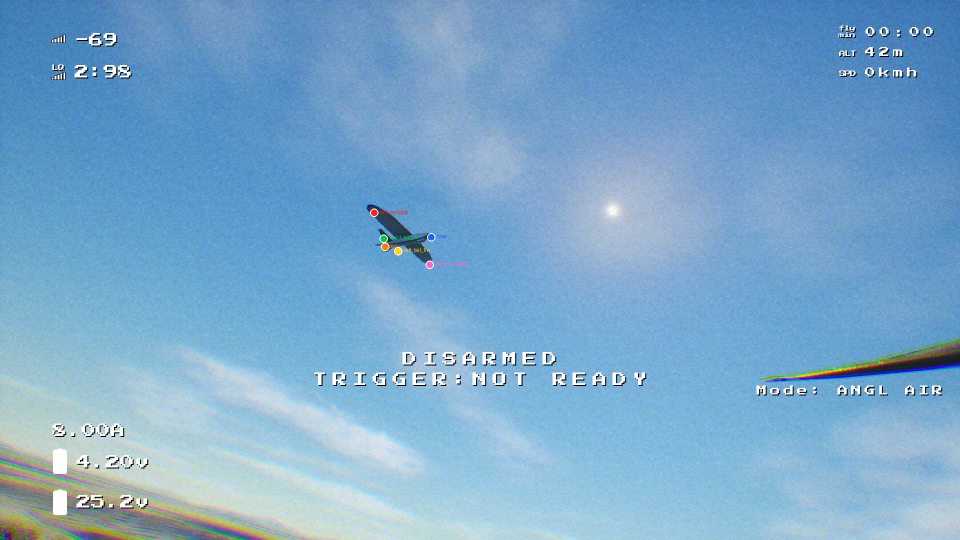
#> input picture talon_dataset/SON_CEKILEN_ONIZLEME.png, 1920 x 1080 px, given in place of media__1780606020349.png, which was not available (shown at 1/2 size)
$ python plot_grid.py
#> lines starting #> are read from the running program, lines starting #| are printed output that depends on the picture; after the words box and inside, x2 and y2 are one past the last pixel; in counts of white or black regions, pixels touching at a corner belong together; pictures that were not available may be replaced by others from this repository, and a replacement may not be noted
import cv2
import numpy as np

user_img_path = r"C:\Users\Zeylo\.gemini\antigravity\brain\36eff956-7e9e-4245-954f-3ac1eb798a93\media__1780606020349.png"
img = cv2.imread(user_img_path)
#> img is the input picture: shape (1080, 1920, 3); mean B, G, R 204.2, 168.3, 122.3
h, w, c = img.shape
#> h = 1080; w = 1920; c = 3
print(f"Loaded image size: {w}x{h}")
#| Loaded image size: 1920x1080

# We care about the tail region: x around 450 to 650, y around 200 to 500
crop = img[200:500, 450:650].copy()
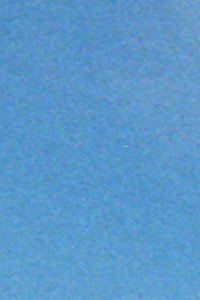
#> crop: shape (300, 200, 3); mean B, G, R 202.8, 151.9, 90.3
hc, wc, cc = crop.shape
#> hc = 300; wc = 200; cc = 3

# Draw a grid of 10 pixels
for x in range(0, wc, 10):
    cv2.line(crop, (x, 0), (x, hc), (180, 180, 180), 1)
    if x % 50 == 0:
        cv2.putText(crop, str(450 + x), (x, 15), cv2.FONT_HERSHEY_SIMPLEX, 0.3, (0, 0, 255), 1)
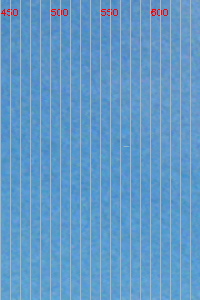
#> crop: shape (300, 200, 3); 10.31% of pixels changed, all inside (x1, y1, x2, y2) = (0, 0, 191, 300)

for y in range(0, hc, 10):
    cv2.line(crop, (0, y), (wc, y), (180, 180, 180), 1)
    if y % 50 == 0:
        cv2.putText(crop, str(200 + y), (5, y + 10), cv2.FONT_HERSHEY_SIMPLEX, 0.3, (0, 0, 255), 1)
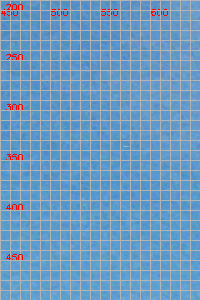
#> crop: shape (300, 200, 3); 9.38% of pixels changed, all inside (x1, y1, x2, y2) = (1, 0, 200, 291)

out_path = r"c:\Users\Zeylo\Desktop\talon_dataset\crop_tail_grid.png"
cv2.imwrite(out_path, crop)
print(f"Saved grid crop to {out_path}")

$ run again, on talon_dataset/TEST_KUYRUK_SONUC.png
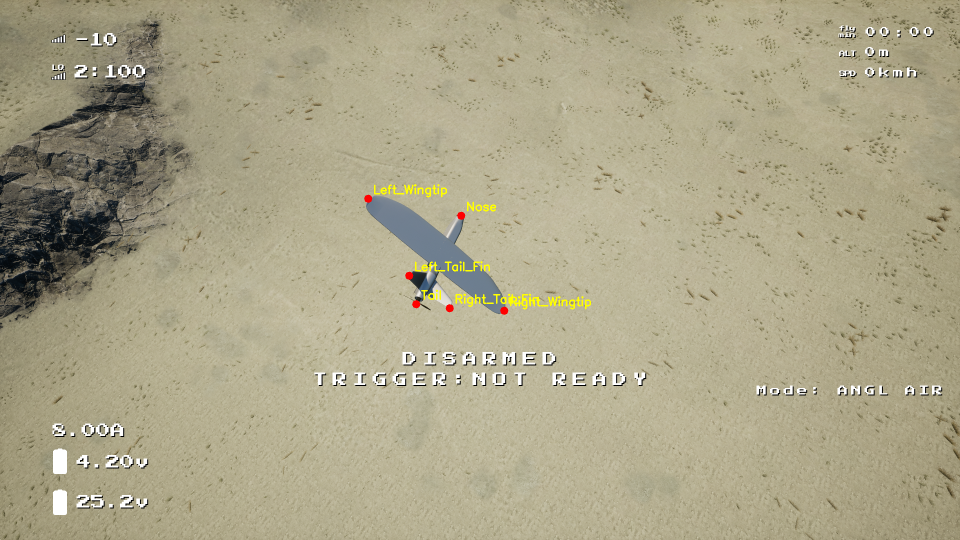
#> input picture talon_dataset/TEST_KUYRUK_SONUC.png, 1920 x 1080 px, given in place of media__1780606020349.png, which was not available (shown at 1/2 size)
#> img is the input picture: shape (1080, 1920, 3); mean B, G, R 137, 164.9, 171
#| Loaded image size: 1920x1080
#> after the loop `for x in range(0, wc, 10):`:
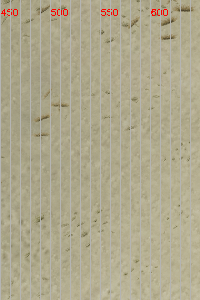
#> crop: shape (300, 200, 3); mean B, G, R 142.8, 168.5, 174.6
#> after the loop `for y in range(0, hc, 10):`:
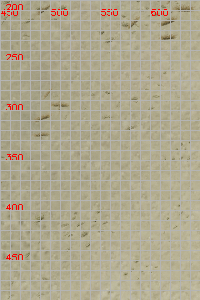
#> crop: shape (300, 200, 3); 9.38% of pixels changed, all inside (x1, y1, x2, y2) = (1, 0, 200, 291)

$ run again, on talon_dataset/TEST_PROJ_V2.png
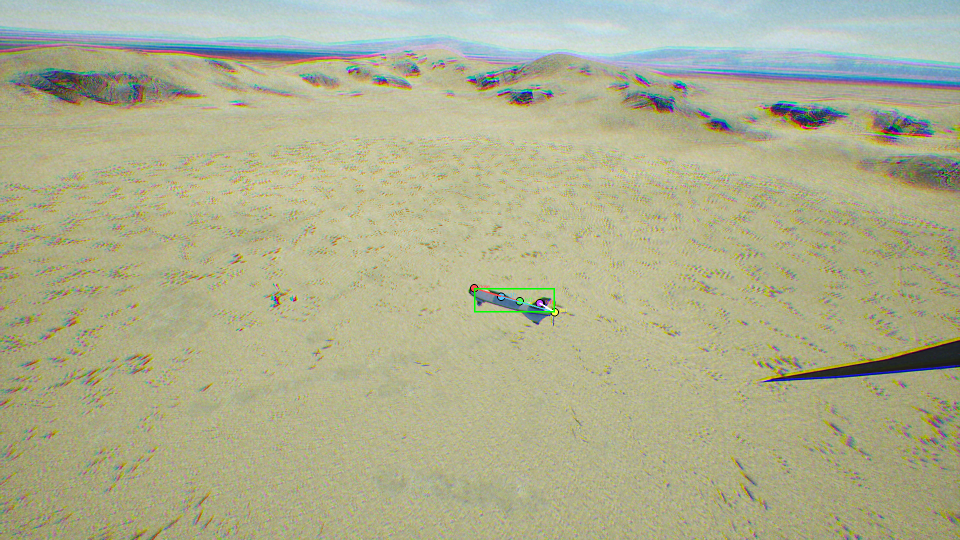
#> input picture talon_dataset/TEST_PROJ_V2.png, 1920 x 1080 px, given in place of media__1780606020349.png, which was not available (shown at 1/2 size)
#> img is the input picture: shape (1080, 1920, 3); mean B, G, R 142.8, 175.2, 173.7
#| Loaded image size: 1920x1080
#> after the loop `for x in range(0, wc, 10):`:
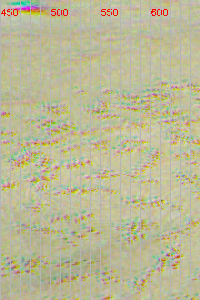
#> crop: shape (300, 200, 3); mean B, G, R 150.9, 185.4, 188
#> after the loop `for y in range(0, hc, 10):`:
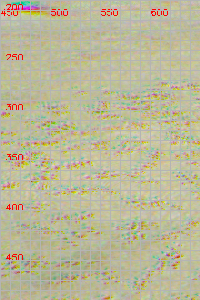
#> crop: shape (300, 200, 3); 9.38% of pixels changed, all inside (x1, y1, x2, y2) = (1, 0, 200, 291)
